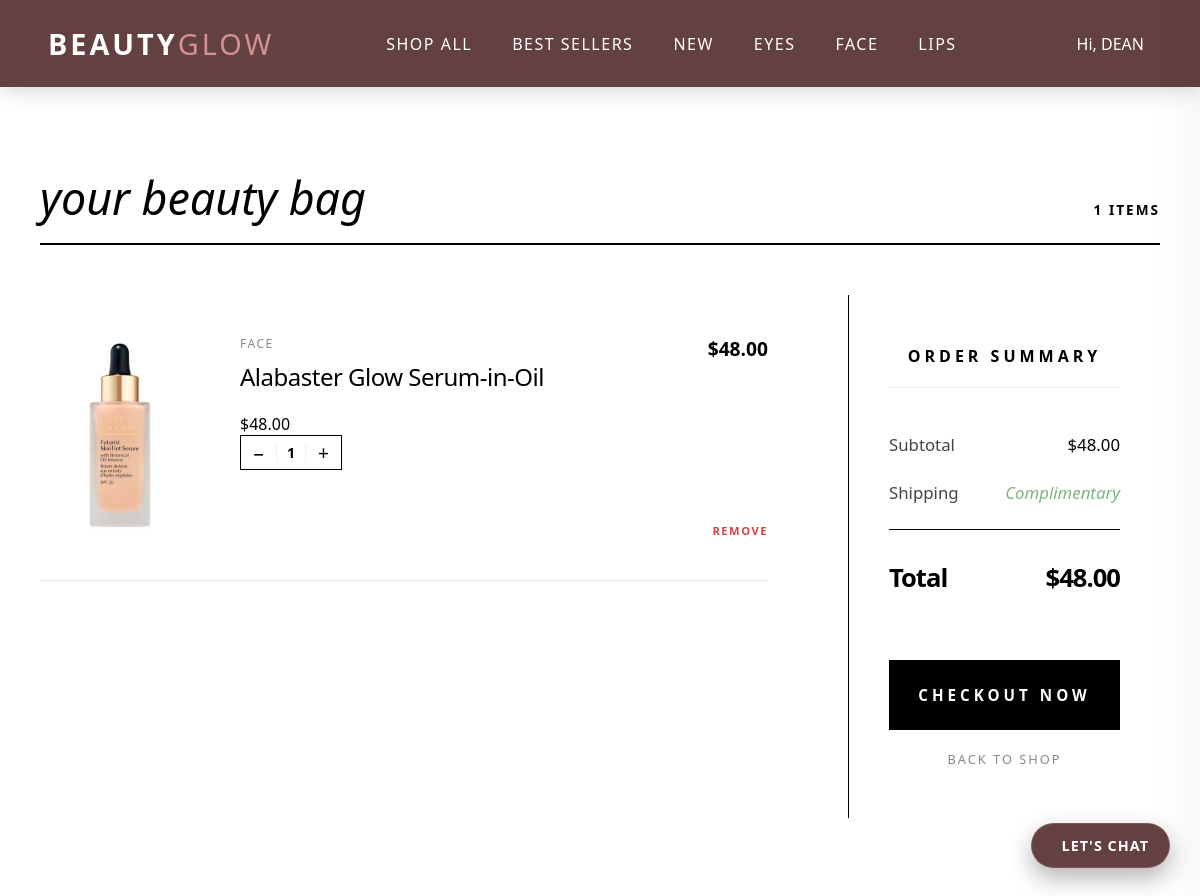
/cart (signed in), run on the app's committed database.
### beauty/models.py (models this page shows, shortened)
class User(db.Model, UserMixin):
    id = db.Column(db.Integer, primary_key=True)
    first_name = db.Column(db.String(50), nullable=False) # Not unique
    last_name = db.Column(db.String(50), nullable=False)  # Not unique
    email = db.Column(db.String(120), unique=True, nullable=False) # Unique for login
    image_file = db.Column(db.String(20), nullable=False, default='default.jpg')
    password = db.Column(db.String(60), nullable=False)
    date_joined = db.Column(db.DateTime, nullable=False, default=datetime.utcnow)
    role = db.Column(db.String(20), nullable=False, default='user')
    cart = db.relationship('Cart', backref='owner', uselist=False) # uselist=False makes it a 1-to-1 relationship
    wishlist_items = db.relationship('Wishlist', backref='owner', lazy=True, cascade="all, delete-orphan")
    addresses = db.relationship('Address', backref='owner', lazy=True, cascade="all, delete-orphan")
    reviews = db.relationship('Review', backref='author', lazy=True)

class CartItem(db.Model):
    id = db.Column(db.Integer, primary_key=True)
    cart_id = db.Column(db.Integer, db.ForeignKey('cart.id'), nullable=False)
    product_id = db.Column(db.Integer, db.ForeignKey('product.id'), nullable=False)
    quantity = db.Column(db.Integer, nullable=False, default=1)
    product = db.relationship('Product')

class Product(db.Model):
    id = db.Column(db.Integer, primary_key=True)
    name = db.Column(db.String(100), nullable=False)
    price = db.Column(db.Float, nullable=False)
    description = db.Column(db.String(50), nullable=False, default='Normal')
    category = db.Column(db.String(50), nullable=False)
    image_file = db.Column(db.String(100), nullable=False)
    stock_count = db.Column(db.Integer, nullable=False, default=0)
    full_description = db.Column(db.Text, nullable = True)
    ingredients = db.Column(db.Text, nullable=True)
    benefits = db.Column(db.Text, nullable=True)
    usage = db.Column(db.Text, nullable=True)
    is_active = db.Column(db.Boolean, nullable=False, default=True)
    date_added = db.Column(db.DateTime, nullable=False, default=datetime.utcnow)
    reviews = db.relationship('Review', backref='product_review', lazy=True, cascade="all, delete-orphan")

### beauty/routes/user/user_route.py (the view)
@user.route('/cart')
@login_required
def cart_page():
    user_cart = Cart.query.filter_by(user_id = current_user.id).first()
    return render_template(
        'user/cart_page.html',
        cart = user_cart,
        title = 'Your Shopping Bag'
    )

### beauty/models.py (called while the page is built)
@login_manager.user_loader
def load_user(user_id):
    return User.query.get(int(user_id))

    @property
    def total_price(self):
        return sum(item.product.price * item.quantity for item in self.items)

### beauty/templates/user/cart_page.html (shortened to what this page needs)
{% extends "main/layout.html" %}
{% block extra_css %}
    <link rel="stylesheet" href="{{ url_for('static', filename='css/cart_page.css') }}">
{% endblock %}
 {% block content %}
   <section class="cart-page-section">
        <div class="cart-container">
            <header class="cart-header">
                <h1 class="editorial-title">Your Beauty Bag</h1>
                <span class="item-count-header">{{ cart.items|length }} Items</span>
            </header>
            {% if cart and cart.items %}
            <div class="cart-grid">
                <div class="cart-items-wrapper">
                    {% for item in cart.items %}
                    <div class="cart-card" data-item-id="{{ item.id }}">
                        <div class="cart-card-main">
                            <div class="product-thumb">
                                <img src="{{ url_for('static', filename='images/product_images/' + item.product.image_file) }}" alt="">
                            </div>
                            <div class="product-info">
                                <div class="info-top">
                                    <p class="category-tag">{{ item.product.category }}</p>
                                    <h3 class="product-name">{{ item.product.name }}</h3>
                                </div>
                                <div class="info-bottom">
                                    <div class="price-display">
                                        <span class="unit-price">${{ "{:,.2f}".format(item.product.price) }}</span>
                                        <div class="qty-selector">
                                            <button type="button" class="qty-btn minus" data-id="{{ item.id }}">&#8722;</button>
                                            <span class="qty-value" id="qty-{{ item.id }}">{{ item.quantity }}</span>
                                            <button type="button" class="qty-btn plus" data-id="{{ item.id }}">&#43;</button>
                                        </div>
                                    </div>
                                </div>
                            </div>
                        </div>
                        <div class="cart-card-actions">
                            <span class="row-total">${{ "{:,.2f}".format(item.product.price * item.quantity) }}</span>
                            <form class="ajax-remove-form" action="{{ url_for('user.remove_from_cart', item_id=item.id) }}" method="POST">
                                <button type="submit" class="text-link-btn">Remove</button>
                            </form>
                        </div>
                    </div>
                    {% endfor %}
                </div>
                <aside class="cart-summary-sidebar">
                    <div class="summary-box">
                        <h2 class="summary-title">Order Summary</h2>
                        <div class="summary-details">
                            <div class="line-item">
                                <span>Subtotal</span>
                                <span class="cart-total-display">${{ "{:,.2f}".format(cart.total_price) }}</span>
                            </div>
                            <div class="line-item">
                                <span>Shipping</span>
                                <span class="free-text">Complimentary</span>
                            </div>
                            <div class="line-item total-line">
                                <span>Total</span>
                                <span class="cart-total-display">${{ "{:,.2f}".format(cart.total_price) }}</span>
                            </div>
                        </div>
                        <button class="primary-black-btn">Checkout Now</button>
                        <a href="{{ url_for('main.shop') }}" class="secondary-outline-link">Back to Shop</a>
                    </div>
                </aside>
            </div>
            {% endif %}
        </div>
    </section>
 {% endblock content %}

### beauty/templates/main/layout.html (shortened to what this page needs)
<!DOCTYPE html>
<html lang="en">
<head>
    <link rel="stylesheet" href="{{ url_for('static', filename = 'css/layout.css') }}">
    {% block extra_css %}{% endblock %}
    <link rel= "stylesheet" href= "https://maxst.icons8.com/vue-static/landings/line-awesome/line-awesome/1.3.0/css/line-awesome.min.css" >
</head>
<body>
    <nav class="navbar">
        <div class="nav-container">
            <a href="{{url_for('main.home')  }}" class="nav-logo">BEAUTY<span>GLOW</span></a>
            <ul class="nav-menu">
                <li>
                    <a href="{{ url_for('main.shop') }}"
                    class="{{ 'active-nav' if request.endpoint == 'main.shop' and not request.view_args.get('category_name') }}">
                    Shop all
                    </a>
                </li>
                <li>
                    <a href="{{ url_for('main.shop', category_name='best-sellers') }}"
                    class="{{ 'active-nav' if request.view_args.get('category_name') == 'best-sellers' }}">
                    Best Sellers
                    </a>
                </li>
                <li>
                    <a href="{{ url_for('main.shop', category_name='new') }}"
                    class="{{ 'active-nav' if request.view_args.get('category_name') == 'new' }}">
                    New
                    </a>
                </li>
                <li>
                    <a href="{{ url_for('main.shop', category_name='eyes') }}"
                    class="{{ 'active-nav' if request.view_args.get('category_name') == 'eyes' }}">
                    Eyes
                    </a>
                </li>
                <li>
                    <a href="{{ url_for('main.shop', category_name='face') }}"
                    class="{{ 'active-nav' if request.view_args.get('category_name') == 'face' }}">
                    Face
                    </a>
                </li>
                <li>
                    <a href="{{ url_for('main.shop', category_name='lips') }}"
                    class="{{ 'active-nav' if request.view_args.get('category_name') == 'lips' }}">
                    Lips
                    </a>
                </li>
            </ul>
           <div class="nav-actions">
                {% if current_user.is_authenticated %}
                    <div class="user-dropdown">
                        <div class="dropdown-trigger">
                            <span>Hi, {{ current_user.first_name.upper() }}</span>
                        </div>
                    </div>
                {% else %}
                    <div class="user-auth-wrapper">
                        <i class="las la-user"></i>
                        <a href="{{ url_for('auth.login') }}" class="btn-auth">Login</a>
                    </div>
                {% endif %}
            </div>
        </div>
    </nav>
            {% set items = current_user.cart.items if current_user.cart else [] %}
    {% block content %}{% endblock content %}
    <div class="ai-chat-sticky">
        <span class="chat-text">Let's chat</span>
    </div>
</body>
</html>

### beauty/static/css/layout.css (style rules this page uses)
:root { --brand-rose: #634141; --brand-extra: #d59090; --brand-black: #000000; --brand-text: rgb(80, 80, 80); --white: #ffffff; --font-main: system-ui, -apple-system, sans-serif; --transition: all 0.3s cubic-bezier(0.4, 0, 0.2, 1); }
* { margin: 0; padding: 0; box-sizing: border-box; font-family: var(--font-main); }
.navbar { background-color: var(--brand-rose); padding: 1.5rem 0; position: sticky; top: 0; z-index: 1000; box-shadow: 0 4px 20px rgba(0, 0, 0, 0.15); }
.nav-container { max-width: 1400px; margin: 0 auto; padding: 0 3rem; display: flex; justify-content: space-between; align-items: center; }
.nav-logo { color: var(--white); text-decoration: none; font-size: 1.8rem; font-weight: 800; letter-spacing: 3px; text-transform: uppercase; transition: var(--transition); }
.nav-logo span { color: var(--brand-extra); font-weight: 300; }
.nav-menu { display: flex; list-style: none; gap: 2.5rem; }
.nav-menu li a { color: var(--white); text-decoration: none; font-size: 1rem; font-weight: 500; text-transform: uppercase; letter-spacing: 1.5px; display: inline-block; transition: var(--transition); }
.nav-actions { display: flex; align-items: center; gap: 2rem; }
.user-dropdown { position: relative; cursor: pointer; }
.dropdown-trigger { display: flex; align-items: center; gap: 8px; font-weight: 500; color: white; }
.ai-chat-sticky { position: fixed; bottom: 30px; right: 30px; background-color: var(--brand-rose); color: var(--white); display: flex; align-items: center; gap: 10px; padding: 12px 20px; border-radius: 50px; cursor: pointer; z-index: 2000; box-shadow: 0 10px 25px rgba(0, 0, 0, 0.3); transition: all 0.4s cubic-bezier(0.175, 0.885, 0.32, 1.275); border: 1px solid rgba(213, 144, 144, 0.3); }
.chat-text { font-size: 0.9rem; font-weight: 600; text-transform: uppercase; letter-spacing: 1px; }
.ai-chat-sticky { animation: chat-pulse 3s infinite; }
:root { --primary-black: #1a1a1a; --soft-white: #faf9f6; --accent-pink: #b5838d; --border-light: #eeeeee; --text-muted: #888888; }

### data on the page
User: first_name "DEAN"
CartItem: image_file (picture), product.category "FACE", product.name "Alabaster Glow Serum-in-Oil", quantity "1"
Product: product.price "48.00", item.product.price*item.quantity "48.00", total_price "48.00"

### other printed values
{{ cart.items|length }} "1"
